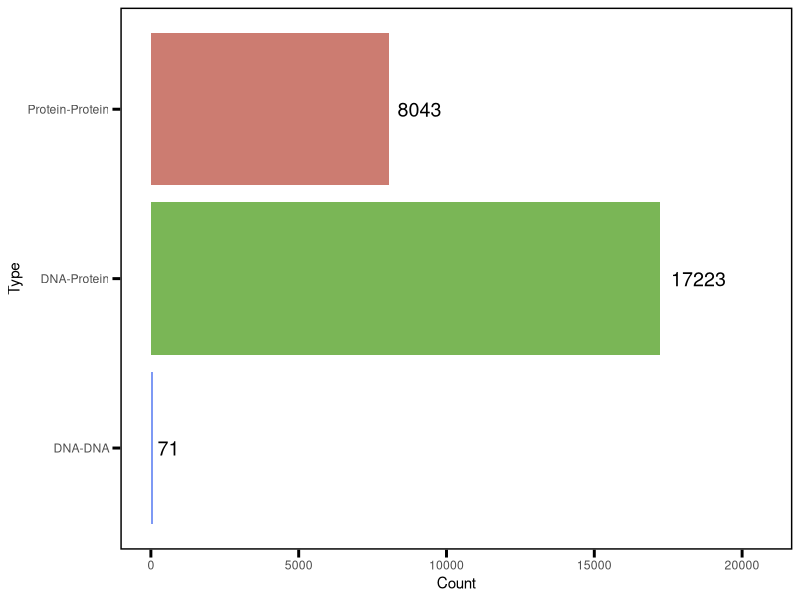

Reproduce this figure in R.
setwd('D:/新建文件夹/20241027结核3D基因组')
library(ggplot2)
library(dplyr)
library(ggrepel)
a<-read.csv('full_nodes.csv')
b<-read.csv('full_edges.csv')
type_counts <- b %>%
  group_by(interaction_type) %>%
  summarise(count = n())
ggplot(type_counts, aes(x = interaction_type, y = count, fill = interaction_type)) +
  geom_bar(stat = "identity") +  # 添加黑色边框
  geom_text(aes(label = count), hjust = -0.2, size = 5) +   # 在条形上方显示数量
  labs(x = "Type", 
       y = "Count") +
  theme_minimal() +
  scale_fill_manual(values = c("DNA-DNA" = "#7E99F4", "Protein-Protein" = "#CC7C71","DNA-Protein"="#7AB656")) +
  ylim(0, max(type_counts$count) * 1.2)+

  coord_flip()+
  theme(
    axis.ticks.length = unit(0.2,'cm'),
    axis.ticks = element_line(size = 1),
    legend.position = "none",  # 移除图例
    panel.grid.major = element_blank(),  # 去除主要网格线
    panel.grid.minor = element_blank(), # 去除次要网格线
    panel.border = element_rect(color = "black", fill = NA, linewidth = 1)  
    ) 
